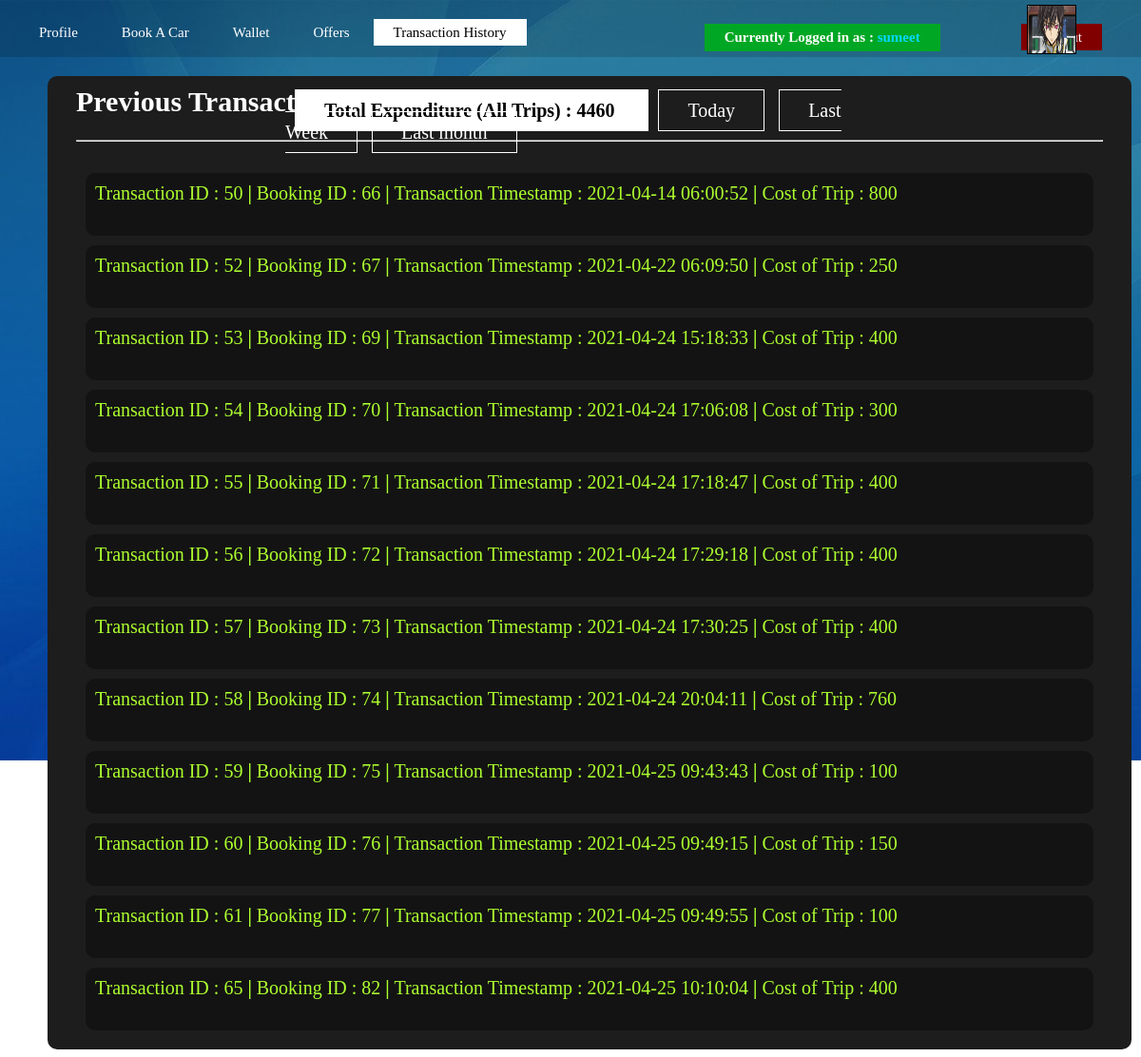
The page /viewtransaction.php (signed in) on the database its author committed.
### tables this page shows
CREATE TABLE `transaction` (
  `tid` int(11) NOT NULL,
  `tripid` int(11) NOT NULL,
  `userid` int(11) NOT NULL,
  `costoftrip` int(11) NOT NULL,
  `timestampTransaction` timestamp NOT NULL DEFAULT current_timestamp()
);

### functionsignup.php (called while the page is built, shortened)
<?php
	function ExecuteQuery ($SQL)
	{
		$con=mysqli_connect ("localhost", "root","");
		mysqli_select_db ($con,"accounts");
		$rows = mysqli_query ($con,$SQL);
		return $rows;
	}
?>

### viewtransaction.php (the view, shortened to what this page needs)
<?php
    include 'functionsignup.php';
    if($_GET['id']){
        $variable = $_GET['id'];
    }
    else{
        $username = $_SESSION['username'];
        $strk = "SELECT * from users where username = '$username' ";
        $resultk = ExecuteQuery($strk);
        $rowk = mysqli_fetch_assoc($resultk);
        $variable = $rowk['id'];
    }
?>
<html>
    <head>
        <link rel = "stylesheet" href = "admin.css">
        <link rel = "stylesheet" href = "bookacar.css">
        <link rel = "stylesheet" href = "profile.css">
    </head>
    <body>
        <div class="mainpage">
            <div class="navbar">
                        <ul>
                            <li> <a href="profile.php"> Profile </a></li>
                            <li> <a href="bookacar.php"> Book A Car </a></li>
                            <li> <a href="wallet.php"> Wallet </a></li>
                            <li> <a href="viewoffers.php"> Offers </a></li>
                            <li class="active"><a href="viewtransaction.php"> Transaction History </a></li>
                        </ul>
            </div>
            <div class="navbar2">
                    <ul class="nav">
                    <li><img class="image"  src = '<?= $_SESSION['avatar'] ?>' width="50" height="50" style="border: 1px solid black" > </li>
                    <li class ="reference"><b>Currently Logged in as : </b><div class = "profilename"> <b><?= $_SESSION['username'] ?></b> </div> </li>
                        <li><a href="logout.php"> Logout </a></li>
                    </ul>
            </div>
            <div class="sorting2">
                    <div class="button2">
                        <b>
                            <a href="viewtransaction.php" class="btn2 active2"> Total Expenditure (All Trips) :
                                <?php
                                    $strr = "SELECT SUM(costoftrip) as cash FROM transaction where userid = '$variable'";
                                    $resultr = ExecuteQuery($strr);
                                    $row = mysqli_fetch_assoc($resultr);
                                    $cash = $row['cash'];
                                    echo $cash;
                                ?>
                            </a>
                        </b>
                            <a href="viewtransactiontoday.php" class="btn2 ">Today</a>
                            <a href="viewtransactionweek.php" class="btn2 ">Last Week</a>
                            <a href="viewtransactionmonth.php" class="btn2 ">Last month</a>
                    </div>
            </div>
            <div class="lists">
                <div class="carlist">
                    <?php
                        $strk = "SELECT getUserid('$username') as id";
                        $resultk = ExecuteQuery($strk);
                        $rowk = mysqli_fetch_assoc($resultk);
                        $variable = $rowk['id'];
                        $strr = "call displayallUserTransactions($variable)";
                        $resultr = ExecuteQuery($strr);
                        $no_rows = mysqli_num_rows($resultr);
                        if($no_rows == 0){
                            echo "<h2>  NO Previous Transactions were Done on this Account: ";
                            echo $no_rows;
                            echo "</h2>";
                        }
                        else{
                            if($resultr){
                                echo "<h2> Previous Transactions : ";
                                echo "</h2>";
                                echo "<br/>";
                                echo "<hr>";
                                echo "<br/>";
                                while($row = mysqli_fetch_assoc($resultr)){
                                    echo "<div class='single'>";
                                    $tid = $row['tid'];
                                    $tripid = $row['tripid'];
                                    $cost = $row['costoftrip'];
                                    $time = $row['timestampTransaction'];
                                    echo "Transaction ID : ";
                                    echo $tid;
                                    echo " <b>|</b> ";
                                    echo "Booking ID : ";
                                    echo $tripid;
                                    echo " <b>|</b> ";
                                    echo "Transaction Timestamp : ";
                                    echo $time;
                                    echo " <b>|</b> ";
                                    echo "Cost of Trip : ";
                                    echo $cost;
                                    echo "<br/><br/>";
                                    echo "</div>";
                                }
                            }
                        }
                    ?>
                </div>
            </div>
        </div>
    </body>
</html>

### admin.css (style rules this page uses)
* { margin:0; padding:0; }
.mainpage { height: 100%; background-image:linear-gradient(rgba(0,0,0,0.3),rgba(0,0,0,0)) ,url(bg2.jpg); background-position: center; background-size: cover; }
.navbar { padding-left: 20px; padding-right: 20px; z-index: 10; position: fixed; float: left; height: 60px; width: 100%; background-image: linear-gradient(rgba(0,0,0,0.15),rgba(0, 0, 0, 0.15)); }
ul { list-style: none; float: left; margin-top: 25px; margin-right: 20px; }
ul li { display: inline-block; }
ul li a { text-decoration: none; color: #fff; padding: 5px 20px; border: 1px solid transparent; font-size: 15px; }
ul li.active a { color: black; background-color: white; }
.navbar2 { float: right; z-index: 20; position: fixed; margin-top: 0; margin-bottom: 10px; height: 60px; width: 50%; left: 50%; }
.nav { float :right }
.nav li { margin-top: 0; display: inline-block; color: white; margin-bottom: -100px; padding: 5px 20px; border: 1px solid transparent; font-size: 15px; }
.nav li a { margin-left: 60px; background-color: rgb(128, 0, 0); }
.profilename { display: inline-block; color: rgb(0, 217, 255); }
.image { position: fixed; top: 5px; left: 91%; }
.reference { margin-top: 0; text-decoration: none; color: black; padding: 50px 0px; border: 1px solid transparent; font-size: 15px; color: black; background-color: rgb(0, 167, 36); }
.lists { border-radius: 10px; top: 10%; background-color: rgb(29, 29, 29); color: greenyellow; float: left; width: auto; height: auto; font-size: 20px; padding: 10px 30px; margin: 10px 30px; display: block; }
.single { background-color: rgb(19, 19, 19); padding: 10px 10px; margin: 10px 10px; border-radius: 10px; }
h2 { color: white; }
hr { color: yellow; }

### bookacar.css (style rules this page uses)
.lists { border-radius: 10px; top: 10%; background-color: rgb(29, 29, 29); color: greenyellow; float: left; width: 90%; height: auto; font-size: 20px; padding: 10px 30px; margin-top: 80px; margin-left: 50px; display: block; }
.single { background-color: rgb(19, 19, 19); padding: 10px 10px; margin: 10px 10px; border-radius: 10px; }
h2 { color: white; }
hr { color: yellow; }
.active { color: black; background-color: white; }
.sorting2 { font-size: 20px; }
.button2 { position: absolute; top: 11.5%; left: 50%; transform: translate(-50%,-50%); }
.btn2 { margin-left: 10px; border: 1px solid white; padding: 10px 30px; color: #fff; text-decoration: none; }
.active2 { color: black; background-color: white; }

### profile.css (style rules this page uses)
* { margin:0; padding:0; }
.mainpage { height: 100%; background-image:linear-gradient(rgba(0,0,0,0.3),rgba(0,0,0,0)) ,url(bg2.jpg); background-position: center; background-size: cover; }
.navbar { padding-left: 20px; padding-right: 20px; z-index: 10; position: fixed; float: left; height: 60px; width: 100%; background-image: linear-gradient(rgba(0,0,0,0.15),rgba(0, 0, 0, 0.15)); }
ul { list-style: none; float: left; margin-top: 25px; margin-right: 20px; }
ul li { display: inline-block; }
ul li a { text-decoration: none; color: #fff; padding: 5px 20px; border: 1px solid transparent; font-size: 15px; }
ul li.active a { color: black; background-color: white; }
.navbar2 { float: right; z-index: 20; position: fixed; margin-top: 0; margin-bottom: 10px; height: 60px; width: 50%; left: 50%; }
.nav { float :right }
.nav li { margin-top: 0; display: inline-block; color: white; margin-bottom: -100px; padding: 5px 20px; border: 1px solid transparent; font-size: 15px; }
.nav li a { margin-left: 60px; background-color: rgb(128, 0, 0); }
.profilename { display: inline-block; color: rgb(0, 217, 255); }
.image { position: fixed; top: 5px; left: 90%; }
.reference { margin-top: 0; text-decoration: none; color: black; padding: 50px 0px; border: 1px solid transparent; font-size: 15px; color: black; background-color: rgb(0, 167, 36); }

### rows shown on the page
transaction: tid "50", tripid "66", timestampTransaction "2021-04-14 06:00:52", costoftrip "800"
transaction: tid "52", tripid "67", timestampTransaction "2021-04-22 06:09:50", costoftrip "250"
transaction: tid "53", tripid "69", timestampTransaction "2021-04-24 15:18:33", costoftrip "400"
transaction: tid "54", tripid "70", timestampTransaction "2021-04-24 17:06:08", costoftrip "300"
transaction: tid "55", tripid "71", timestampTransaction "2021-04-24 17:18:47", costoftrip "400"
transaction: tid "56", tripid "72", timestampTransaction "2021-04-24 17:29:18", costoftrip "400"
transaction: tid "57", tripid "73", timestampTransaction "2021-04-24 17:30:25", costoftrip "400"
transaction: tid "58", tripid "74", timestampTransaction "2021-04-24 20:04:11", costoftrip "760"
transaction: tid "59", tripid "75", timestampTransaction "2021-04-25 09:43:43", costoftrip "100"
transaction: tid "60", tripid "76", timestampTransaction "2021-04-25 09:49:15", costoftrip "150"
transaction: tid "61", tripid "77", timestampTransaction "2021-04-25 09:49:55", costoftrip "100"
transaction: tid "65", tripid "82", timestampTransaction "2021-04-25 10:10:04", costoftrip "400"

### other values the page prints
$_SESSION['username'] "sumeet"
$cash "4460"
